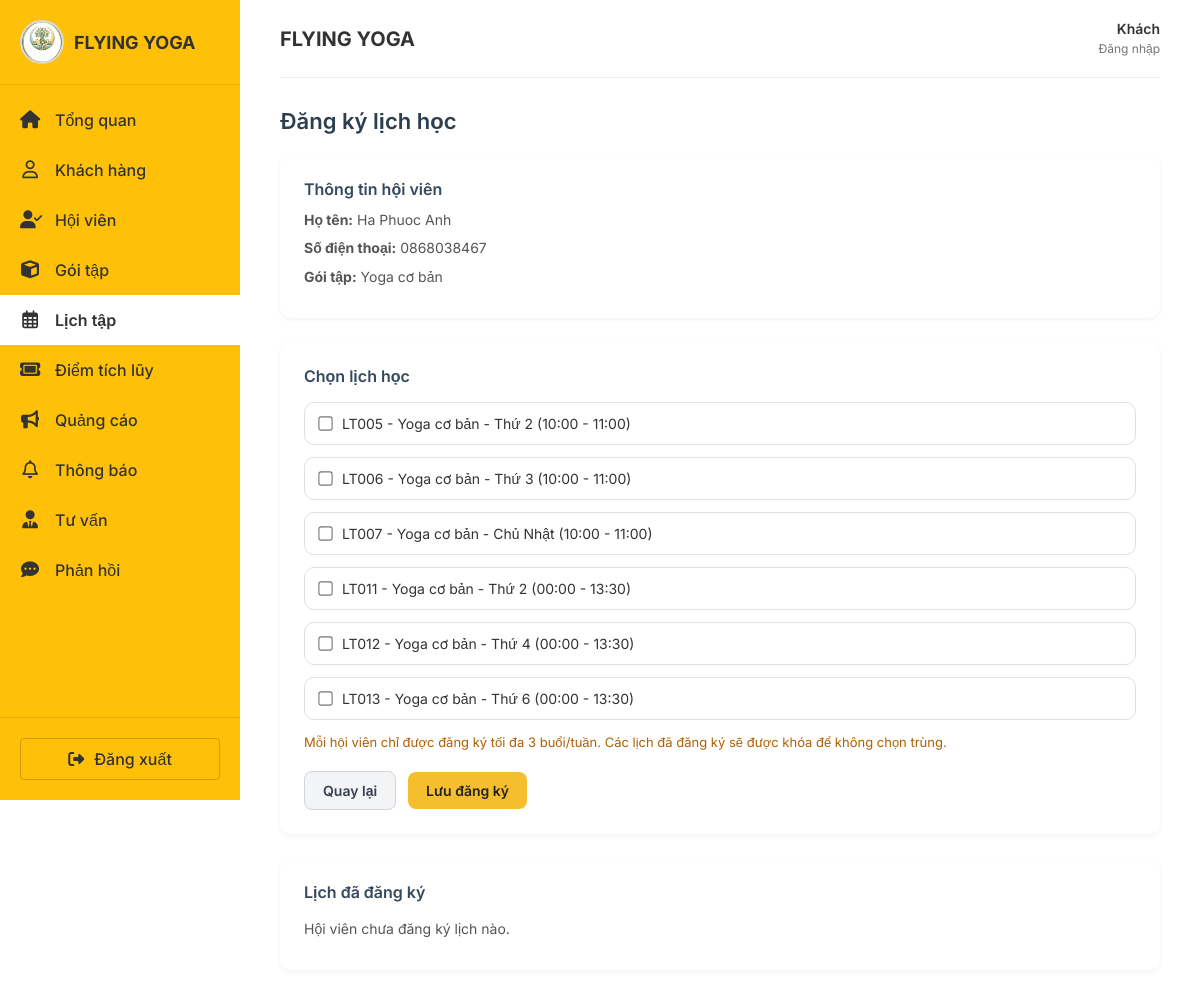
The page /lich-tap/dang-ky/1/ on the database its author committed.
### khach_hang/models.py (models this page shows, shortened)
class HoiVien(models.Model):
    GIOI_TINH_CHOICE = [
        ('Nam', 'Nam'),
        ('Nữ', 'Nữ'),
        ('Khác', 'Khác')
    ]
    ma_hoi_vien = models.CharField(
        max_length=20,
        unique=True,
        blank=True,
        verbose_name="Mã hội viên"
    )
    ho_ten = models.CharField(
        max_length=255,
        verbose_name="Họ và tên"
    )
    ngay_sinh = models.DateField(
        verbose_name="Ngày sinh"
    )
    gioi_tinh = models.CharField(
        max_length=10,
        choices=GIOI_TINH_CHOICE
    )
    so_dien_thoai = models.CharField(
        max_length=10,
        unique=True,
        verbose_name="Số điện thoại"
    )
    email = models.EmailField(
        blank=True,
        null=True,
        verbose_name="Email"
    )
    tinh_trang_suc_khoe = models.TextField(
        blank=True,
        verbose_name="Tình trạng sức khỏe / Bệnh lý"
    )
    muc_tieu_tap_luyen = models.TextField(
        blank=True,
        verbose_name="Mục tiêu tập luyện"
    )
    ghi_chu_nhan_vien = models.TextField(
        blank=True,
        verbose_name="Ghi chú nội bộ"
    )
    chieu_cao = models.FloatField(
        help_text="cm",
        null=True,
        blank=True
    )
    can_nang = models.FloatField(
        help_text="kg",
        null=True,
        blank=True
    )
    body_fat = models.FloatField(
        help_text="%",
        null=True,
        blank=True
    )
    goi_dang_su_dung = models.ForeignKey(
        'goi_tap.GoiTap', # ĐÃ SỬA THÀNH CHUỖI
        on_delete=models.SET_NULL,
        null=True,
        blank=True
    )
    ngay_het_han_goi = models.DateField(
        null=True,
        blank=True
    )
    diem_tich_luy = models.IntegerField(
        default=0
    )
    check_in_cuoi = models.DateTimeField(
        null=True,
        blank=True
    )
    ngay_tao = models.DateTimeField(
        auto_now_add=True,
        verbose_name="Ngày tạo"
    )

### goi_tap/models.py (models this page shows)
class GoiTap(models.Model):
    LOAI_CHOICE = [
        ('buoi', 'Theo buổi'),
        ('thang', 'Theo tháng'),
    ]
    TRANG_THAI_CHOICE = [
        ('hoat_dong', 'Hoạt động'),
        ('ngung', 'Ngưng'),
    ]
    ma_goi = models.CharField(max_length=10, unique=True)
    ten_goi = models.CharField(max_length=100)
    loai_goi = models.CharField(max_length=10, choices=LOAI_CHOICE)
    thoi_han_so_buoi = models.IntegerField()
    gia_goi = models.DecimalField(max_digits=12, decimal_places=0)
    trang_thai = models.CharField(max_length=20, choices=TRANG_THAI_CHOICE, default='hoat_dong')
    ghi_chu = models.TextField(blank=True, null=True)
    def __str__(self):
        return self.ten_goi

### lich_tap/models.py (models this page shows, shortened)
class LichHoc(models.Model):
    THU_CHOICES = [
        ('2', 'Thứ 2'),
        ('3', 'Thứ 3'),
        ('4', 'Thứ 4'),
        ('5', 'Thứ 5'),
        ('6', 'Thứ 6'),
        ('7', 'Thứ 7'),
        ('CN', 'Chủ Nhật'),
    ]
    ma_lich = models.CharField(max_length=10, unique=True)
    goi_tap = models.ForeignKey(
        GoiTap,
        on_delete=models.CASCADE,
        related_name='lich_hoc'
    )
    thu = models.CharField(max_length=2, choices=THU_CHOICES)
    gio_bat_dau = models.TimeField()
    gio_ket_thuc = models.TimeField()
    phong = models.CharField(max_length=50)
    hlv_phu_trach = models.CharField(max_length=100)
    so_cho_toi_da = models.IntegerField()
    trang_thai = models.BooleanField(default=True)

### lich_tap/views.py (the view)
# urls.py: path('dang-ky/<int:hoi_vien_id>/', views.dang_ky_lich_hoc, name='dang_ky_lich_hoc'),
def dang_ky_lich_hoc(request, hoi_vien_id):
    hoi_vien = get_object_or_404(HoiVien, id=hoi_vien_id)
    _dong_bo_dang_ky_lich_theo_trang_thai_goi(hoi_vien)
    goi_tap = getattr(hoi_vien, 'goi_dang_su_dung', None)
    if not goi_tap:
        messages.error(request, 'Hội viên chưa có gói tập nên chưa thể đăng ký lịch.')
        return redirect('khach_hang:danh_sach_hoi_vien')
    if not _goi_tap_con_han(hoi_vien):
        _xoa_toan_bo_dang_ky_lich(hoi_vien)
        messages.error(request, 'Gói tập của hội viên đã hết hạn. Hệ thống đã xóa lịch cũ, vui lòng gia hạn hoặc đăng ký gói mới rồi chọn lịch lại.')
        return redirect('khach_hang:danh_sach_hoi_vien')
    lich_queryset = LichHoc.objects.filter(
        goi_tap=goi_tap,
        trang_thai=True
    ).order_by('id')
    ds_da_dang_ky = DangKyLichHoc.objects.filter(
        hoi_vien=hoi_vien
    ).select_related('lich_hoc')
    da_dang_ky_ids = set(ds_da_dang_ky.values_list('lich_hoc_id', flat=True))
    if request.method == 'POST':
        form = DangKyLichHocForm(request.POST, lich_queryset=lich_queryset)
        if form.is_valid():
            lich_hocs = form.cleaned_data['lich_hocs']
            lich_moi = [lich for lich in lich_hocs if lich.id not in da_dang_ky_ids]
            if ds_da_dang_ky.count() + len(lich_moi) > 3:
                messages.error(request, 'Hội viên chỉ được chọn tối đa 3 buổi/tuần.')
                return redirect('lich_tap:dang_ky_lich_hoc', hoi_vien_id=hoi_vien.id)
            for lich in lich_moi:
                so_nguoi_da_dang_ky = DangKyLichHoc.objects.filter(lich_hoc=lich).count()
                if so_nguoi_da_dang_ky >= lich.so_cho_toi_da:
                    messages.error(
                        request,
                        f'Khung giờ {lich.gio_bat_dau.strftime("%H:%M")} - {lich.gio_ket_thuc.strftime("%H:%M")} ngày {lich.get_thu_display()} đã đủ học viên.'
                    )
                    return redirect('lich_tap:dang_ky_lich_hoc', hoi_vien_id=hoi_vien.id)
            so_luong_them = 0
            for lich in lich_moi:
                DangKyLichHoc.objects.create(
                    hoi_vien=hoi_vien,
                    lich_hoc=lich
                )
                so_luong_them += 1
            if so_luong_them > 0:
                messages.success(request, f'Đăng ký thành công {so_luong_them} lịch học.')
            else:
                messages.warning(request, 'Các lịch này đã được đăng ký trước đó.')
            return redirect('lich_tap:dang_ky_lich_hoc', hoi_vien_id=hoi_vien.id)
    else:
        form = DangKyLichHocForm(lich_queryset=lich_queryset)
    return render(request, 'lich_tap/dang_ky_lich_hoc.html', {
        'hoi_vien': hoi_vien,
        'goi_tap': goi_tap,
        'form': form,
        'ds_da_dang_ky': ds_da_dang_ky,
        'so_luong_da_dang_ky': ds_da_dang_ky.count(),
    })

### lich_tap/forms.py
class DangKyLichHocForm(forms.Form):
    lich_hocs = forms.ModelMultipleChoiceField(
        queryset=LichHoc.objects.none(),
        widget=forms.CheckboxSelectMultiple,
        required=True,
        label='Chọn lịch học'
    )
    def __init__(self, *args, **kwargs):
        lich_queryset = kwargs.pop('lich_queryset', LichHoc.objects.none())
        super().__init__(*args, **kwargs)
        self.fields['lich_hocs'].queryset = lich_queryset

### khach_hang/views.py (called while the page is built)
def _goi_tap_con_han(hoi_vien, today=None):
    today = today or timezone.localdate()
    return bool(
        hoi_vien and
        hoi_vien.goi_dang_su_dung_id and
        hoi_vien.ngay_het_han_goi and
        hoi_vien.ngay_het_han_goi >= today
    )

def _dong_bo_dang_ky_lich_theo_trang_thai_goi(hoi_vien, today=None):
    today = today or timezone.localdate()
    if not hoi_vien:
        return 0
    if not hoi_vien.goi_dang_su_dung_id or not hoi_vien.ngay_het_han_goi:
        return _xoa_toan_bo_dang_ky_lich(hoi_vien)
    if hoi_vien.ngay_het_han_goi < today:
        return _xoa_toan_bo_dang_ky_lich(hoi_vien)
    deleted, _ = DangKyLichHoc.objects.filter(hoi_vien=hoi_vien).exclude(
        lich_hoc__goi_tap_id=hoi_vien.goi_dang_su_dung_id
    ).delete()
    return deleted

### thong_bao/context_processors.py (called while the page is built, shortened)
def thong_bao_context(request):
    so_thong_bao_chua_doc = 0
    ds_thong_bao_dropdown = ThongBaoNhacNho.objects.none()
    return {
        'so_thong_bao_chua_doc': so_thong_bao_chua_doc,
        'ds_thong_bao_dropdown': ds_thong_bao_dropdown,
    }

### lich_tap/templates/lich_tap/dang_ky_lich_hoc.html (shortened to what this page needs)
{% extends 'base.html' %}
{% load static %}
{% block extra_css %}
    <link rel="stylesheet" href="{% static 'css/dangkylichtap.css' %}">
{% endblock %}
{% block content %}
<div class="page-header">
    <h2>Đăng ký lịch học</h2>
</div>
<div class="card" style="padding: 24px; border-radius: 12px; background: #fff; margin-bottom: 24px;">
    <h3 style="margin-bottom: 10px;">Thông tin hội viên</h3>
    <p><strong>Họ tên:</strong> {{ hoi_vien.ho_ten }}</p>
    <p><strong>Số điện thoại:</strong> {{ hoi_vien.so_dien_thoai }}</p>
    <p><strong>Gói tập:</strong> {{ goi_tap }}</p>
</div>
<div class="card" style="padding: 24px; border-radius: 12px; background: #fff; margin-bottom: 24px;">
    <h3 style="margin-bottom: 16px;">Chọn lịch học</h3>
    <form method="post" id="dangKyLichHocNhanVienForm" data-existing-count="{{ so_luong_da_dang_ky|default:0 }}">
        {% if form.lich_hocs.field.queryset %}
            <div class="checkbox-list">
                {% for lich in form.lich_hocs.field.queryset %}
                    <label class="checkbox-item">
                        <input type="checkbox" name="lich_hocs" value="{{ lich.id }}"
                            >
                        {{ lich.ma_lich }} - {{ lich.goi_tap.ten_goi }} - {{ lich.get_thu_display }} ({{ lich.gio_bat_dau|time:"H:i" }} - {{ lich.gio_ket_thuc|time:"H:i" }})
                    </label>
                {% endfor %}
            </div>
            <p style="margin: 12px 0 0; color: #b06000; font-size: 13px;">Mỗi hội viên chỉ được đăng ký tối đa 3 buổi/tuần. Các lịch đã đăng ký sẽ được khóa để không chọn trùng.</p>
            <div class="form-action-row">
                <a href="javascript:history.back()" class="btn btn-secondary-action">Quay lại</a>
                <button type="submit" class="btn btn-primary-action">Lưu đăng ký</button>
            </div>
        {% else %}
            <p>Hiện chưa có lịch học nào thuộc gói tập này.</p>
            <div class="form-action-row">
                <a href="javascript:history.back()" class="btn btn-secondary-action">Quay lại</a>
            </div>
        {% endif %}
    </form>
</div>
<div class="card" style="padding: 24px; border-radius: 12px; background: #fff;">
    <h3 style="margin-bottom: 16px;">Lịch đã đăng ký</h3>
    {% if ds_da_dang_ky %}
        <table style="width: 100%; border-collapse: collapse;">
            <thead>
                <tr style="border-bottom: 1px solid #ddd;">
                    <th style="text-align: left; padding: 10px;">Mã lịch</th>
                    <th style="text-align: left; padding: 10px;">Khóa học</th>
                    <th style="text-align: left; padding: 10px;">HLV</th>
                    <th style="text-align: left; padding: 10px;">Thời gian</th>
                    <th style="text-align: left; padding: 10px;">Ngày đăng ký</th>
                </tr>
            </thead>
            <tbody>
                {% for item in ds_da_dang_ky %}
                <tr style="border-bottom: 1px solid #eee;">
                    <td style="padding: 10px;">{{ item.lich_hoc.ma_lich }}</td>
                    <td style="padding: 10px;">{{ item.lich_hoc.goi_tap }}</td>
                    <td style="padding: 10px;">{{ item.lich_hoc.hlv_phu_trach }}</td>
                    <td style="padding: 10px;">
                        {{ item.lich_hoc.get_thu_display }} -
                        {{ item.lich_hoc.gio_bat_dau|time:"H:i" }} đến {{ item.lich_hoc.gio_ket_thuc|time:"H:i" }}
                    </td>
                    <td style="padding: 10px;">{{ item.ngay_dang_ky|date:"d/m/Y H:i" }}</td>
                </tr>
                {% endfor %}
            </tbody>
        </table>
    {% else %}
        <p>Hội viên chưa đăng ký lịch nào.</p>
    {% endif %}
</div>
{% endblock %}

### static/css/style.css (style rules this page uses)
:root { --primary-yellow: #FFC107; --primary-yellow-light: #FFECB3; --text-dark: #333333; --text-gray: #757575; --bg-light: #F9F9F9; --white: #FFFFFF; --danger-red: #E53935; --success-green: #43A047; --info-blue: #1E88E5; --warning-orange: #FB8C00; --sidebar-width: 240px; }
* { margin: 0; padding: 0; box-sizing: border-box; font-family: 'Inter', sans-serif; }
body { background-color: var(--white); color: var(--text-dark); }
.filter-card, .card { background: #fff; border-radius: 14px; padding: 20px; box-shadow: 0 4px 14px rgba(0,0,0,0.06); }
.btn { display: inline-block; padding: 10px 16px; border-radius: 10px; text-decoration: none; border: none; cursor: pointer; font-weight: 600; }

### static/css/dangkylichtap.css (style rules this page uses)
.page-header h2 { font-size: 22px; font-weight: 600; margin-bottom: 20px; color: #2c3e50; }
.card { padding: 20px 24px; border-radius: 12px; background: #ffffff; margin-bottom: 20px; box-shadow: 0 2px 6px rgba(0,0,0,0.05); }
.card h3 { font-size: 16px; font-weight: 600; margin-bottom: 14px; color: #34495e; }
.card p { font-size: 14px; margin: 6px 0; color: #555; line-height: 1.6; }
.checkbox-list { display: flex; flex-direction: column; gap: 12px; }
.checkbox-item { border: 1px solid #e0e0e0; border-radius: 10px; padding: 12px 14px; display: flex; align-items: center; transition: all 0.2s ease; cursor: pointer; font-size: 14px; }
.checkbox-item input { margin-right: 10px; transform: scale(1.1); }
.card + .card { margin-top: 20px; }
.form-action-row { display: flex; align-items: center; gap: 12px; margin-top: 18px; }
.btn-primary-action, .btn-secondary-action { display: inline-flex; align-items: center; justify-content: center; padding: 10px 18px; border-radius: 8px; font-size: 14px; font-weight: 600; text-decoration: none; border: none; cursor: pointer; }
.btn-primary-action { background: #f4be2c; color: #222; }
.btn-secondary-action { background: #f3f4f6; color: #374151; border: 1px solid #d1d5db; }

### rows shown on the page
HoiVien: ho_ten "Ha Phuoc Anh", so_dien_thoai "0868038467"
GoiTap: ten_goi "Yoga cơ bản"
LichHoc: ma_lich "LT005", goi_tap.ten_goi "Yoga cơ bản", thu "Thứ 2", gio_bat_dau "10:00", gio_ket_thuc "11:00"
LichHoc: ma_lich "LT006", goi_tap.ten_goi "Yoga cơ bản", thu "Thứ 3", gio_bat_dau "10:00", gio_ket_thuc "11:00"
LichHoc: ma_lich "LT007", goi_tap.ten_goi "Yoga cơ bản", thu "Chủ Nhật", gio_bat_dau "10:00", gio_ket_thuc "11:00"
LichHoc: ma_lich "LT011", goi_tap.ten_goi "Yoga cơ bản", thu "Thứ 2", gio_bat_dau "00:00", gio_ket_thuc "13:30"
LichHoc: ma_lich "LT012", goi_tap.ten_goi "Yoga cơ bản", thu "Thứ 4", gio_bat_dau "00:00", gio_ket_thuc "13:30"
LichHoc: ma_lich "LT013", goi_tap.ten_goi "Yoga cơ bản", thu "Thứ 6", gio_bat_dau "00:00", gio_ket_thuc "13:30"
